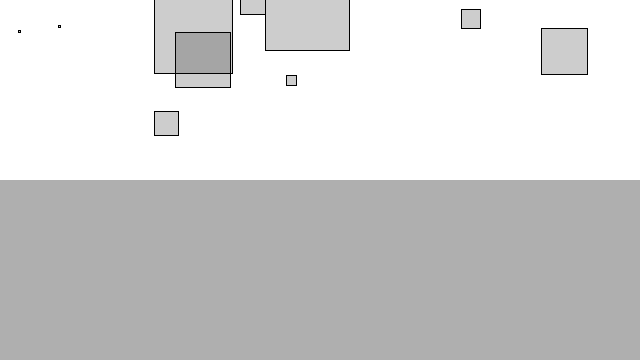
Frame 1 (no input)
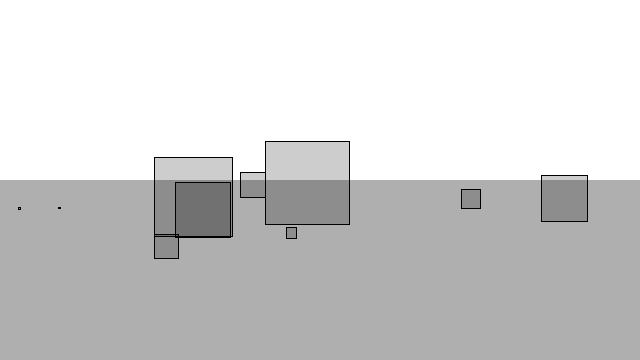
Frame 60 (the mouse pressed at the canvas centre just before this capture)
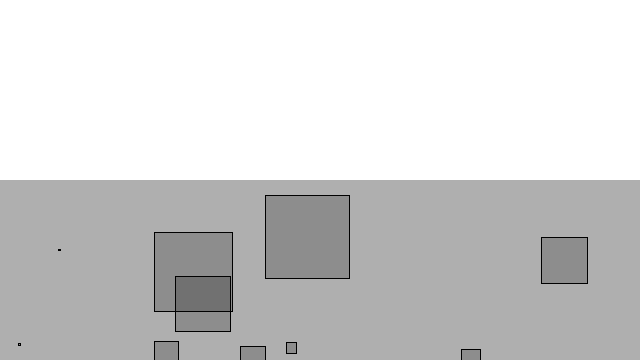
Frame 120 (the mouse held since frame 60 and released just before this capture)

The Processing sketch that drew these frames (run headless with seeded random() and noise(); from frame 60 on, the mouse is pressed at the canvas centre):

// Processing sketch: E2_6DragsurfaceArea
// ── E2_6DragsurfaceArea.pde
class Mover {
  
  PVector location;
  PVector velocity;
  PVector acceleration;
  PVector mouse;
  float mass;
  float topspeed;
  float r;
  Mover(float m, float x, float y) {
    mass = m;
    location = new PVector(x, y);
    velocity = new PVector(0,0);
    acceleration = new PVector(0,0);
    r = random(100);
  }
  
  void update(){
    velocity.limit(10);
    velocity.add(acceleration);
    location.add(velocity);
    acceleration.mult(0);

  }
  
  void display(){
    stroke(0);
    fill(0, 50);
    rectMode(CENTER);
    rect(location.x, location.y, r, r);
    rectMode(CORNER);
  }
  
  void checkEdges(){
    if (location.x < 0){
      location.x = 0;
      velocity.x = velocity.x * -1;
    }else if( location.x > width){
      location.x = width;
      velocity.x = velocity.x * -1;
    }
    
    if (location.y < 0){
      location.y = 0;
      velocity.y = velocity.y * -1;
    } else if( location.y > height){
      location.y = height;
      velocity.y = velocity.y * -1;
    }
  }
  
  void applyForce(PVector force){
    PVector f = force.get();
    f.div(mass);
    acceleration.add(f);
  }
  
  boolean isInside(Liquid l){
    if ( location.x>l.x && location.x<l.x+l.w && location.y>l.y && location.y<l.y+l.h){
      return true;
    } else {
      return false;
    }
  }
  void drag(Liquid l){
    float speed = velocity.mag();
    float dragMagnitude = l.c * speed * speed * r/30;
    
    PVector drag = velocity.get();
    drag.mult(-1);
    
    drag.normalize();
    
    drag.mult(dragMagnitude);
    
    applyForce(drag);
  }
  
}

class Liquid{
  float x, y, w, h;
  float c;
  
  Liquid(float ux, float uy, float uw, float uh, float uc){
    x = ux;
    y = uy;
    w = uw;
    h = uh;
    c = uc;
  }
  
  void display(){
    noStroke();
    fill(175);
    rect(x, y, w, h);
  }
}

Mover[] movers = new Mover[10];
Liquid liquid;

void setup(){
  size(640, 360);
  background(255);
  liquid = new Liquid(0, height/2, width, height/2, 0.1);
  for(int i = 0; i<movers.length; i++){
    movers[i] = new Mover(random(.2, 5), random(width), random(0, height/2-50));
  }
}




void draw(){
  background(255);
  liquid.display();
  for(int i = 0; i<movers.length; i++){
    if(movers[i].isInside(liquid)){
      movers[i].drag(liquid);
    }
    float m = movers[i].mass;
    PVector grav = new PVector(0, 0.1*m);
    movers[i].applyForce(grav);
    movers[i].update();
    movers[i].checkEdges();
    movers[i].display();
  }

}
